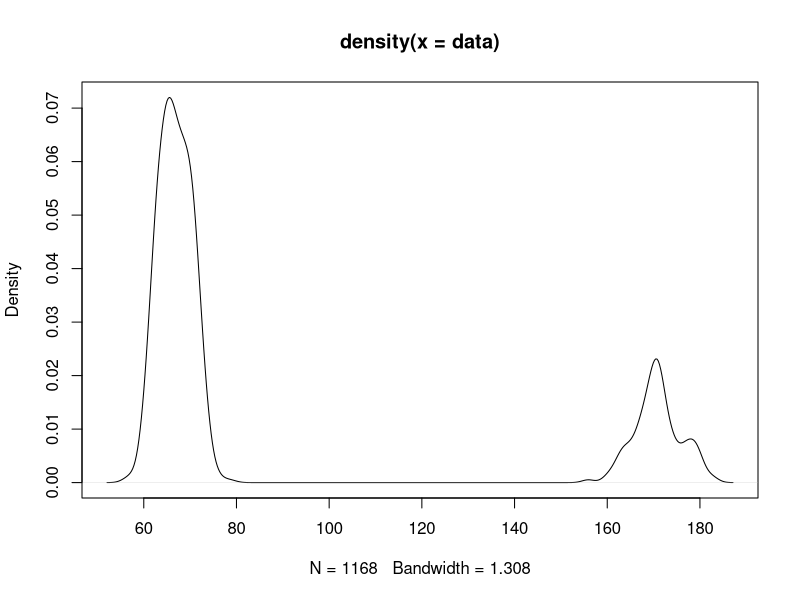
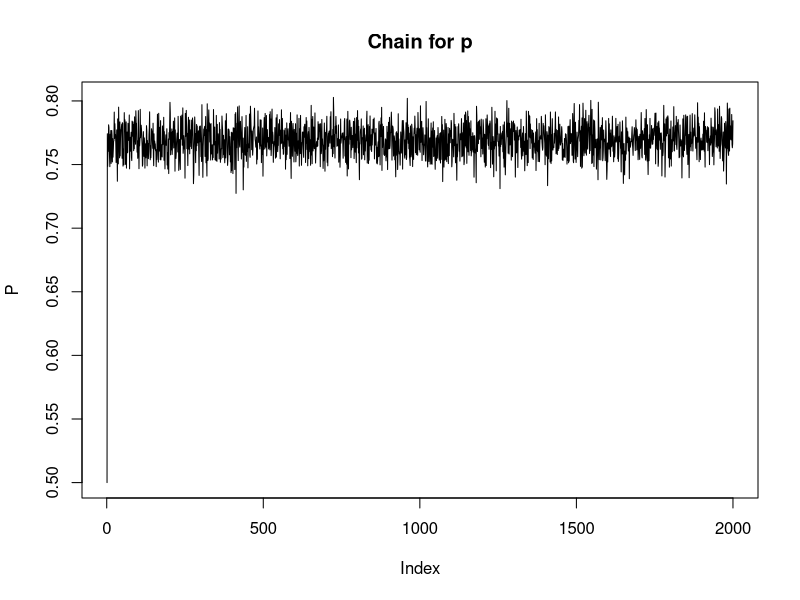
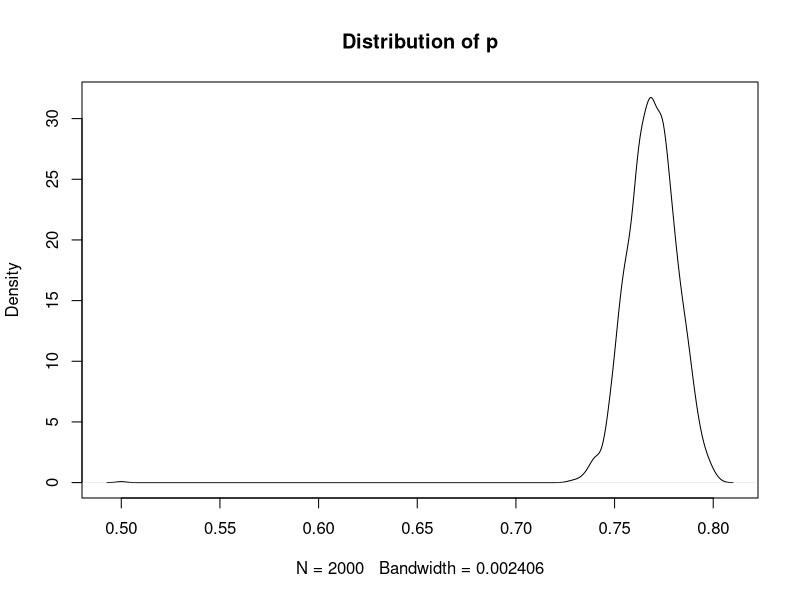
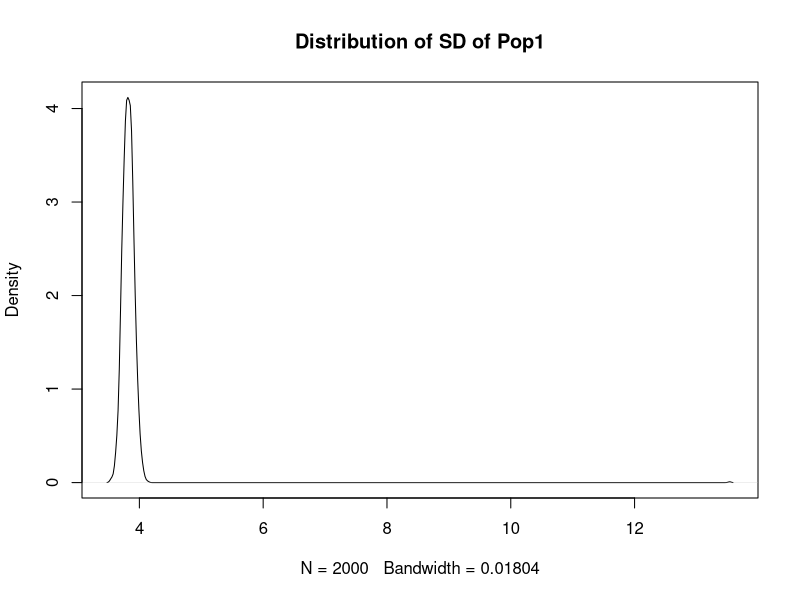
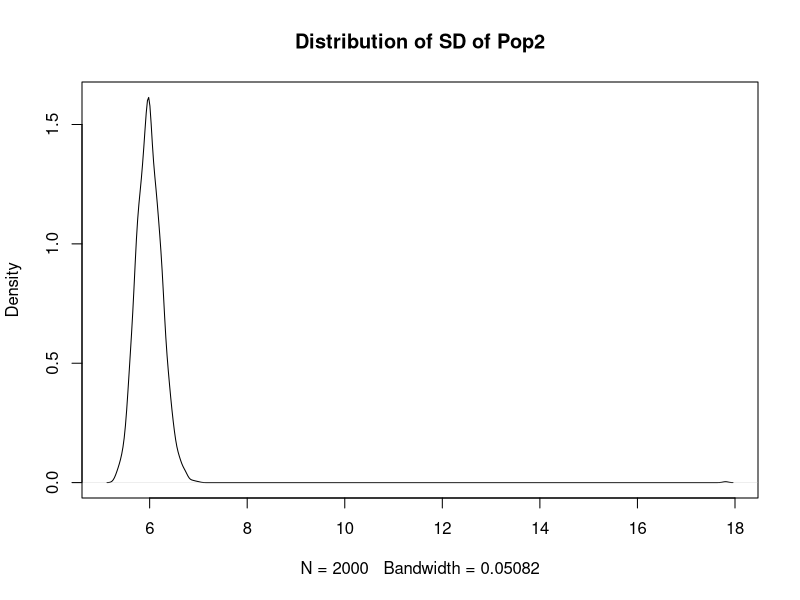
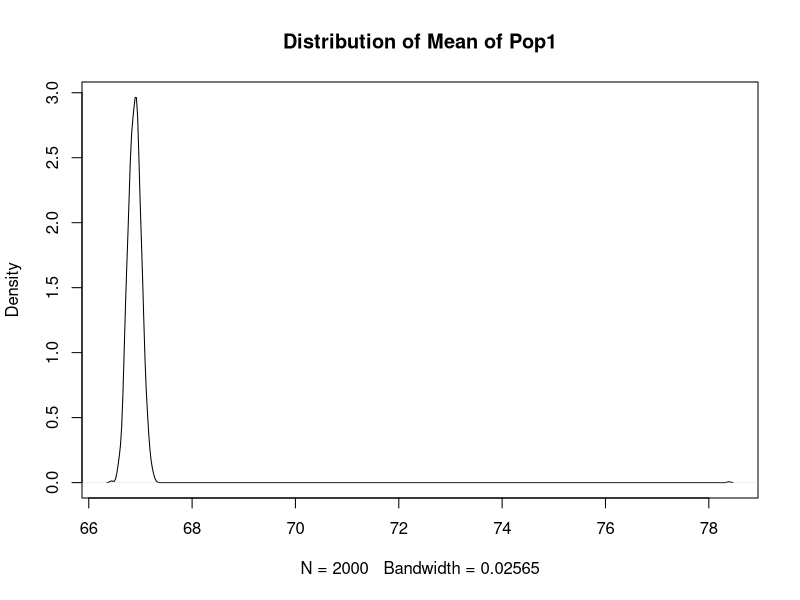
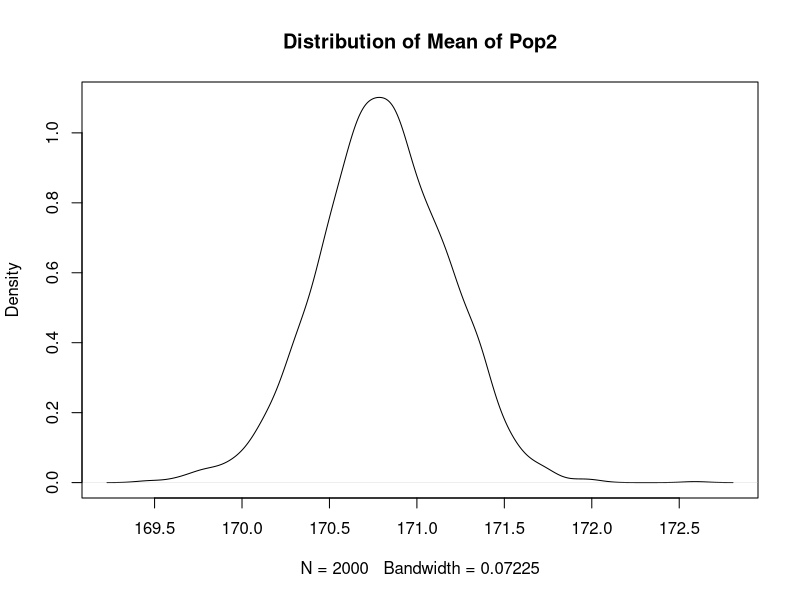
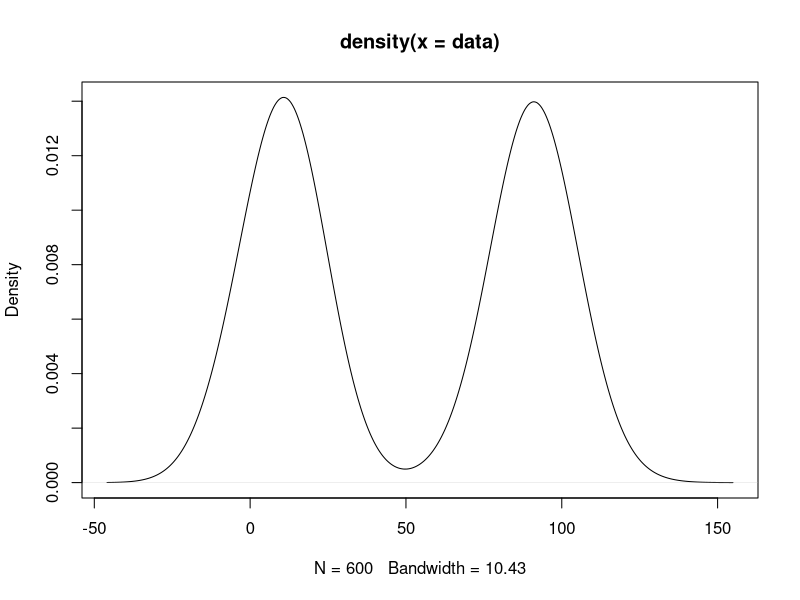

Generate these figures, in order, with R:
## ---- chunk 1
knitr::opts_chunk$set(echo = TRUE)
## ---- chunk 2
#function of Gibbs/Metropolis-Hastings algorithm
gibbs.MH <- function(data, trials, use.MH){
  library(car)
  
  #Dats is the data used for the algorithm
  #trials is number of trials to be done
  #Use.MH determines whether or not to use a metropolis-hastings algorithm for p
  #A 0 is no, anything else is yes

  n <- length(data)
  p<-0.5
  p.star<-0.5
  r.log<-1
  
  #creates priors
  prior.pop1 <- rnorm(pop1.prior.sampleSize, pop1.prior.trueMean, pop1.prior.trueSD)
  prior.pop2 <- rnorm(pop2.prior.sampleSize, pop2.prior.trueMean, pop2.prior.trueSD)
  
  #creates matrix where gibbs will be done
  simlist <- matrix(rep(0,5*trials), ncol = 5)
  colnames(simlist) <- c("p", "SD of Pop1", "SD of Pop2", "Mean of Pop1", "Mean of Pop2")
  
  #saves value for later usage
  pop1.prior.mean <- mean(prior.pop1)
  pop1.prior.variance <- var(prior.pop1)
  pop2.prior.mean <- mean(prior.pop2)
  pop2.prior.variance <- var(prior.pop2)
  
  #initialize first entry in gibbs so it will run correctly
  #p sigma1 sigma2 theta1 theta2
  simlist[1,1] <- .5
  simlist[1,2] <- sqrt(pop1.prior.variance)
  simlist[1,3] <- sqrt(pop2.prior.variance)
  simlist[1,4] <- pop1.prior.mean
  simlist[1,5] <- pop2.prior.mean
  
  
  #The actual gibbs sampler 
  #starts at 2 since we initialized values for when i=1
  for(i in 2:trials){
    
    #max size will be z 
    z <- numeric(n)
    a <- numeric(n)
    b <- numeric(n)
    
    
    j = 1
    #calculates a_j and b_j for each data_j
    #then calculates z_i's
    for (j in 1:n){
      a[j] = simlist[i-1,1]*dnorm(data[j],simlist[i-1,4],simlist[i-1,2])
      b[j] = (1-simlist[i-1,1])*dnorm(data[j],simlist[i-1,5],simlist[i-1,3])
      z[j] = rbinom(1,1,(a[j]/(a[j]+b[j])))
    }
  
    #calculates p using beta distribution for gibbs
    if (use.MH == 0){
      simlist[i,1] <- rbeta(1,sum(z), n-sum(z))
    #calculates p ising metropolis hastings with beta as the proposal distribution
    } else {
      #metropolis hastings algorithm to calculate p
      #constant, larger values allow larger skips, but also can produce NaN
      variance.constant = .0005
      c = ((p.star*(1-p.star)/variance.constant) - 1)*(1 - p.star)
      d = c*(p.star/(1-p.star))
      p.star = rbeta(1,d,c)
      
      #The algorithm ran into problems with really large and small values of p.star
      #Played around with these values, using 0.01 and 0.99 produced a weird shaped gamma for the next time around
      #doesnt impact calculations done later
      #One caveat is this method can't be used on a population where p is extrmeley small 
      if (p.star < 0.03){
        p.star <- 0.03
      }
      if (p.star > 0.97){
        p.star <- 0.97
      }
      metro.log <- (log(p.star^sum(z)) + log((1-p.star)^(n-sum(z))) + log(sin(5*pi*p.star)^2)) - (log(p^sum(z)) + log((1-p)^(n-sum(z))) + log(sin(5*pi*p)^2))
      hast.log <- log(dbeta(p.star,d,c)) - log(dbeta(p,d,c))
      r.log <- metro.log + hast.log
      if (log(runif(1)) < r.log){
        if (p.star != 0 & p.star != 1){
          p <- p.star
        }
      }
      simlist[i,1] <- p
    }
  
  
    pop1 <- numeric(n)
    pop2 <- numeric(n)
    
    j = 1
    #dividing data into pop1 and pop2 as best as we can at the moment 
    for (j in 1:n){
      pop1[j] = z[j]*data[j]
      pop2[j] = ((1-z[j])*-1)*data[j]
      pop2[j] = -1*pop2[j]
    }
    
    #gets rid of zeros in list
    pop1 <- pop1[pop1!=0]
    pop2 <- pop2[pop2!=0]
    
    #calculates length, used later
    n1 <- length(pop1)
    n2 <- length(pop2)
    
    #calculates SD for population 1 
    #first calculated precision with gamma, then variance, finally SD
    pop1.Vn <- pop1.prior.sampleSize + n1
    pop1.sigmaN <- ((pop1.prior.sampleSize*pop1.prior.variance) + ((n1 - 1)*var(pop1)) + (((pop1.prior.sampleSize*n1)/pop1.Vn)*(mean(pop1) - pop1.prior.mean))) / pop1.Vn
    prec1 <- rgamma(1,pop1.Vn/2,(pop1.Vn * pop1.sigmaN)/2)
    variance1 = 1/prec1
    simlist[i,2] <- sqrt(variance1)
    
    #similar to above except uses population 2 parameters
    pop2.Vn <- pop2.prior.sampleSize + n2
    pop2.sigmaN <- ((pop2.prior.sampleSize*pop2.prior.variance) + ((n2 - 1)*var(pop2)) + (((pop2.prior.sampleSize*n2)/pop2.Vn)*(mean(pop2) - pop2.prior.mean))) / pop2.Vn
    prec2 <- rgamma(1,pop2.Vn/2,(pop2.Vn * pop2.sigmaN)/2)
    variance2 = 1/prec2
    simlist[i,3] <- sqrt(variance2)
    

    #Calculates mean of population 1 
    mu1 <- ((pop1.prior.sampleSize*pop1.prior.mean)+(n1*mean(pop1)))/(pop1.prior.sampleSize+n1)
    var1 <- simlist[i,2]/(sqrt(pop1.prior.sampleSize+n1))
    simlist[i,4] <- rnorm(1,mu1,var1)
    
    #same as above except uses population 2 parameters
    mu2 <- ((pop2.prior.sampleSize*pop2.prior.mean)+(n2*mean(pop2)))/(pop2.prior.sampleSize+n2)
    var2 <- simlist[i,3]/(sqrt(pop2.prior.sampleSize+n2))
    simlist[i,5] <- rnorm(1,mu2,var2)
  
    
    
  }
  return (simlist)
}
## ---- chunk 3
printResults <- function(simlist){
  #plots and gives means of parameters
  plot(simlist[,1], main = "Chain for p", type = "l", ylab = "P")
  plot(density(simlist[,1]), main = "Distribution of p")
  print("The estimated value of p is")
  print(mean(simlist[,1]))
  plot(density(simlist[,2]),main = "Distribution of SD of Pop1")
  print("The estimated SD of population 1 is")
  print(mean(simlist[,2]))
  plot(density(simlist[,3]),main = "Distribution of SD of Pop2")
  print("The estimated SD of population 2 is")
  print(mean(simlist[,3]))
  plot(density(simlist[,4]),main = "Distribution of Mean of Pop1")
  print("The estimated mean of population 1 is")
  print(mean(simlist[,4]))
  plot(density(simlist[,5]),main = "Distribution of Mean of Pop2")
  print("The estimated mean of population 2 is")
  print(mean(simlist[,5]))
}
## ---- chunk 4
heightData = read.csv("height.csv")
adultHeight = heightData$Human.Height..University.of.Tuebingen..2015....cm.[heightData$Year > 1950]
kidHeight = read.csv("kidHeight.csv")
data = c(adultHeight,kidHeight$height)
plot(density(data))

truep <- length(kidHeight$height)/(length(adultHeight) + length(kidHeight$height))

pop1.trueMean <- mean(kidHeight$height)
pop1.trueSD <- sqrt(var(kidHeight$height))

pop2.trueMean <- mean(adultHeight)
pop2.trueSD <- sqrt(var(adultHeight))


#initialize values for prior for population 1
pop1.prior.sampleSize <- 10
pop1.prior.trueMean <- 80
pop1.prior.trueSD <- 20
  
#initialize values for prior for population 2
pop2.prior.sampleSize <- 10
pop2.prior.trueMean <- 160
pop2.prior.trueSD <- 20

simlistHeight <- gibbs.MH(data,2000,0)
printResults(simlistHeight)
print("The true value of p is")
truep
print("The true value of the SD for population 1 is")
sqrt(var(kidHeight$height))
print("The true value of the SD for population 2 is")
sqrt(var(heightData$Human.Height..University.of.Tuebingen..2015....cm.))
print("The true value of the mean of population 1 is")
mean(kidHeight$height)
print("The true value of the mean of population 2 is")
mean(heightData$Human.Height..University.of.Tuebingen..2015....cm.)
## ---- chunk 5
obs1 <- 300
obs2 <- 300
#initialize values for population 1
pop1.trueMean <- 10
pop1.trueSD <- 10

#initialize values for population 2
pop2.trueMean <- 90
pop2.trueSD <- 10

#creates data, then binds together to create normal mixture model
samp1 <- rnorm(obs1,pop1.trueMean,pop1.trueSD)
samp2 <- rnorm(obs2,pop2.trueMean,pop2.trueSD)
data <- c(samp1,samp2)
plot(density(data))


#initialize values for prior for population 1
pop1.prior.sampleSize <- 10
pop1.prior.trueMean <- 20
pop1.prior.trueSD <- 20
  
#initialize values for prior for population 2
pop2.prior.sampleSize <- 10
pop2.prior.trueMean <- 80
pop2.prior.trueSD <- 20

simlistSim <- gibbs.MH(data,5000,1)
printResults(simlistSim)
print("The true value of p is")
obs1/(obs1+obs2)
print("The true value of the SD for population 1 is")
pop1.trueSD
print("The true value of the SD for population 2 is")
pop2.trueSD
print("The true value of the mean of population 1 is")
pop1.trueMean
print("The true value of the mean of population 2 is")
pop2.trueMean
